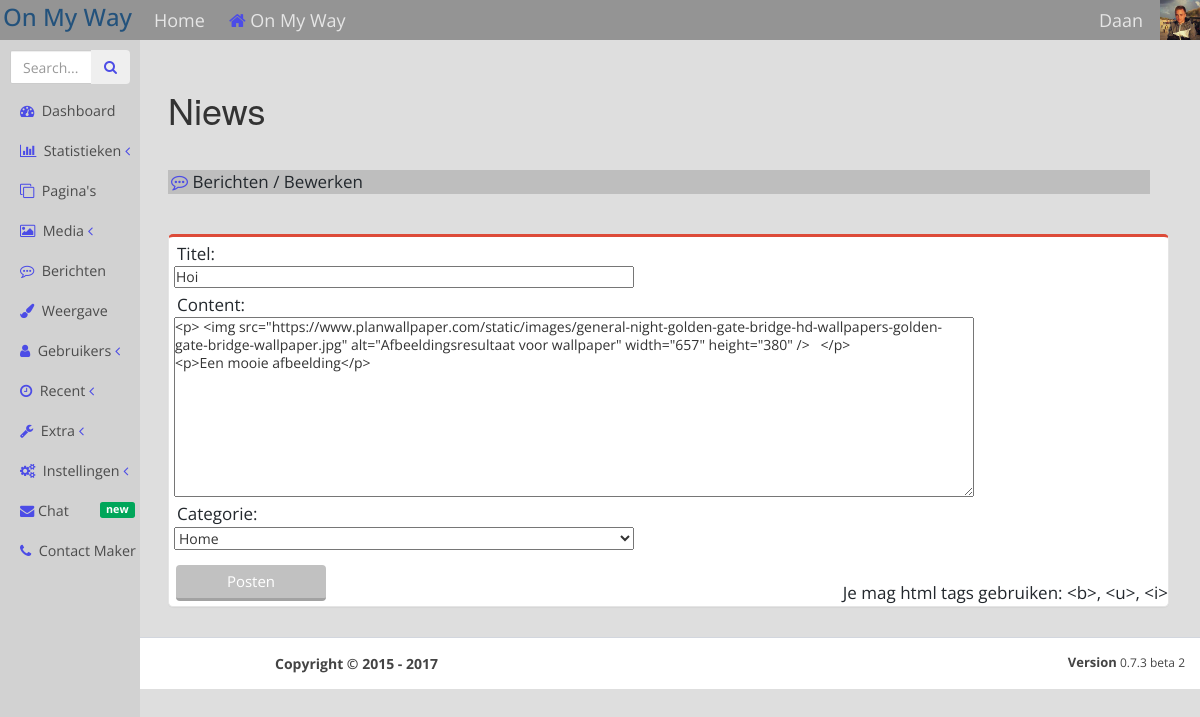
Screenshot of /admin/news_edit.php?news=19 (signed in) with the database file from the repository.
### tables this page shows
CREATE TABLE `news` (
  `news_id` int(11) NOT NULL,
  `category_id` int(1) NOT NULL,
  `news_title` varchar(255) NOT NULL,
  `news_content` text NOT NULL,
  `news_by` int(11) NOT NULL,
  `news_date` date NOT NULL,
  `news_visible` int(11) NOT NULL
);

CREATE TABLE `categories` (
  `category_id` int(11) NOT NULL,
  `category_name` varchar(255) NOT NULL
);

### admin/news_edit.php (the view, shortened to what this page needs)
<?php
$local_page = "<i class='fa fa-commenting-o'></i>&nbsp;Berichten / Bewerken";
include "top_admin.php";
if($_SESSION['user_level'] == 1){
$post_id = $_GET['news'];
$SQL = "SELECT news_by, category_id, news_title, news_content, category_id FROM news WHERE news_id = '" . $post_id . "'";
$result = $connection_WB->query($SQL);
$row = $result->fetch_assoc();
?>
<div id="messages_message">
            <form method="POST" action="news_edit_process.php" class="new_post" style="min-width:100%">
                <label for="home_title">
                    <p><span>Titel:</span></p>
                    <input type="text" name="post_title" id="post_title" value="<?php echo $row['news_title'] ?>" required />
                </label>
                <label for="post_content" style="min-width:100%; min-height:100%;">
                    <p><span>Content:</span></p>
                    <textarea rows="30" cols="75" name="post_content" id="post_content" required><?php echo $row['news_content'] ?></textarea>
                </label>
                <label for="post_category">
                    <p><span>Categorie:</span></p>
                    <select name="post_category" id="post_category">
                    <?php
                        $sql = "SELECT category_id, category_name FROM categories";
                        $result = $connection_WB->query($sql);
                        while($row2 = $result->fetch_assoc()){
                            echo "<option value='" . $row2['category_id'] . "'";
                            if($row2['category_id'] == $row['category_id']){
                                echo " selected='selected' ";
                            }
                            echo ">";
                            echo $row2['category_name'];
                            echo "</option>";
                        }
                    ?>
                    </select>
                </label>
                <label>
                    <input type="submit" value="Posten" class="submit" />
                </label>
            </form>
                <p><span style="float:right; margin-top:-25px;">Je mag html tags gebruiken: &ltb&gt, &ltu&gt, &lti&gt</span></p>
</div>
<?php
include "bottom_admin.php"
?>
<?php
}else{
include "forbidden.php"
?>
<?php
}
?>

### admin/CSS/normal/main_stylesheet_admin.css (style rules this page uses)
* { margin: 0; padding: 0; }
html { background-size: auto 100%; background-repeat: no-repeat; width: 100%; height: calc (100% + 20px); min-width: 1000px; background-color:rgb(222,222,222); }
body { width: 100%; height: 100%; }

### admin/CSS/normal/wide_stylesheet_admin.css (style rules this page uses)
* { margin: 0; padding: 0; }
html { background-size: auto 100%; background-repeat: no-repeat; width: 100%; min-height: 60%; min-width: 1000px; }
body { width: 100%; height: 100%; background-color: transparent; }
p { color:rgba(35,40,45,1); font-size:17px; font-family: 'Open Sans', sans-serif; margin-left:3px; }
#messages_message { background-color:rgb(255,255,255); position:center; float:center; margin-right:3%; margin-top:40px; border: 1px solid #e5e5e5; box-shadow: 0 1px 1px rgba(0,0,0,.04); border-top-color: #dd4b39; border-top-width: 3px; border-radius: 5px; }

### admin/CSS/normal/form_stylesheet.css (style rules this page uses)
form { font-family: Open Sans; width: 800px; height: auto; }
form>label:not([disable]) { width: 800px; display: block; margin-top: 5px; padding-left: 5px; padding-right: 5px; }
form>label>input, form>label>select { width: 460px; display: block; line-height: 18px; font-family: Open Sans; }
form>label>textarea { width: 800px; height: 180px; display: block; line-height: 18px; resize:vertical; font-family: Open Sans; }
form>label>input.submit { margin-top: 10px; width: 150px; font-family: 'Open Sans', sans-serif; border: 0; border-bottom: solid 3px rgb(162, 162, 162); color: #fff; background: #c1c1c1; outline: none !important; display: inline-block; padding: 6px 2px; margin-bottom: 0; font-size: 15px; font-weight: 400; line-height: 1.42857143; text-align: center; white-space: nowrap; vertical-align: middle; -ms-touch-action: manipulation; touch-action: manipulation; cursor: pointer; -webkit-user-select: none; -moz-user-select: none; -ms-user-select: none; user-select: none; border-radius: 4px; margin-left:2px; }

### admin/CSS/normal/classes.css (style rules this page uses)
.fa { color:rgb(76,76,230); }

### rows the page displays
news: post_title "Hoi", post_content "<p> <img src=\"https://www.planwallpaper.com/static/images/general-night-golden-gate-bridge-hd-wallpapers-golden-gate-bridge-wallpaper.jpg\" alt=\"Afbeeldingsresultaat voor wallpaper\" width=\"657\" height=\"380\" /> </p> <p>Een mooie afbeelding</p>", post_category "Home"

### other values shown
$_SESSION['user_name'] "Daan"
$page_name "Niews"
